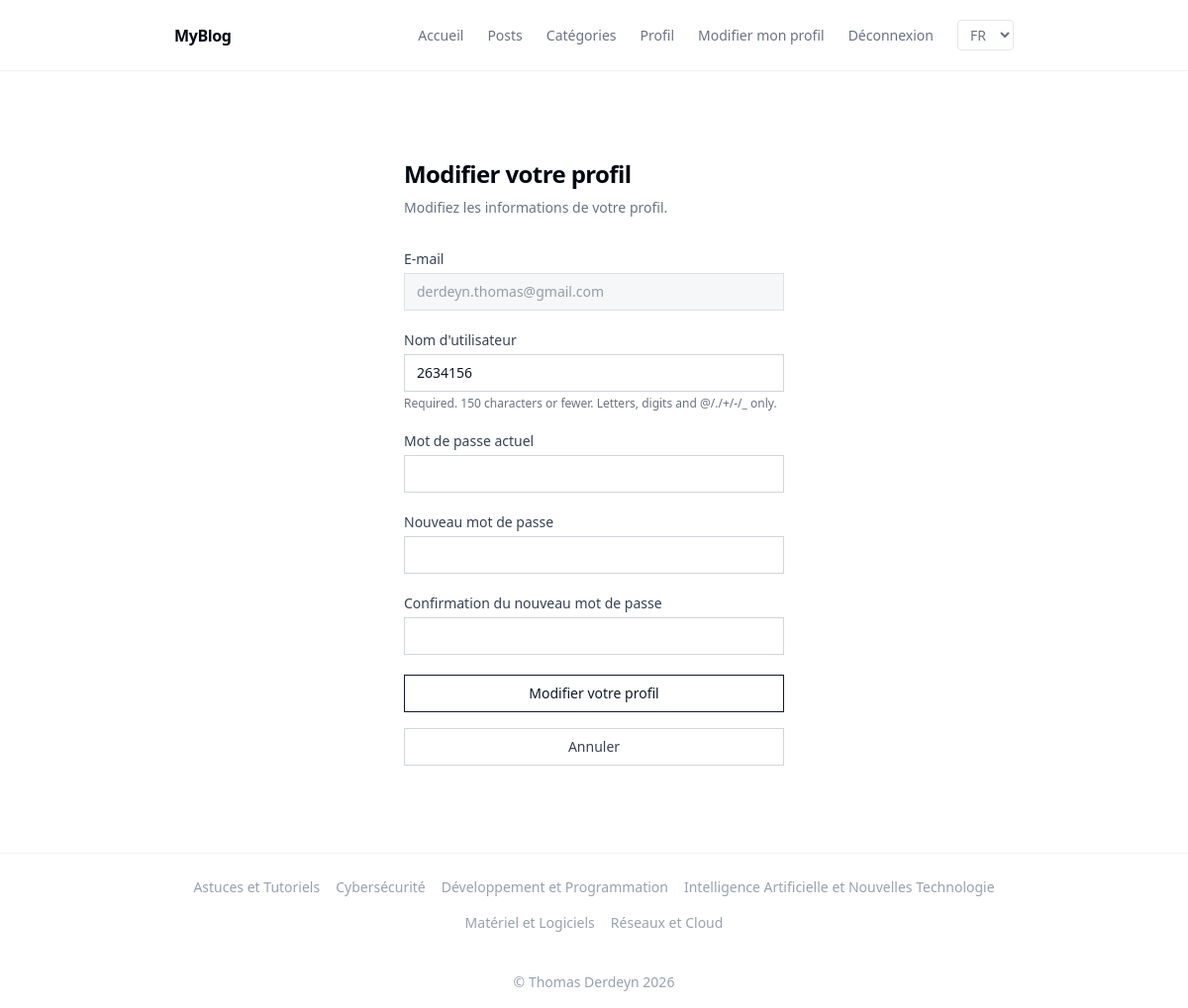
Page /fr/accounts/edit/ (signed in) on the committed database.
### blog_app/models.py (models this page shows, shortened)
class Category(models.Model):
  name = models.CharField(max_length=100, verbose_name="Nom")
  class Meta:
    ordering = ('name', )
    verbose_name = "catégorie"
    verbose_name_plural = "catégories"

### blog_app/views/user_views.py (the view, shortened to what this page needs)
# urls.py: path("accounts/edit/", views.EditUserProfileView.as_view(), name="edit_profile"),
class EditUserProfileView(LoginRequiredMixin, View):
    template_name = "blog_app/user/edit-profile.html"
    def get_user(self, request):
        return User.objects.get(pk=request.user.pk)
    def get(self, request):
        form = EditUserProfileForm(instance=self.get_user(request))
        return render(request, self.template_name, {"form": form})

### blog_app/forms.py (shortened to what this page needs)
class EditUserProfileForm(forms.ModelForm):
  old_password = forms.CharField(
    label=_("Mot de passe actuel"),
    widget=forms.PasswordInput(attrs={"class": INPUT_CLASS, "autocomplete": "current-password"}),
  )
  new_password1 = forms.CharField(
    label=_("Nouveau mot de passe"),
    required=False,
    widget=forms.PasswordInput(attrs={"class": INPUT_CLASS, "autocomplete": "new-password"}),
  )
  new_password2 = forms.CharField(
    label=_("Confirmation du nouveau mot de passe"),
    required=False,
    widget=forms.PasswordInput(attrs={"class": INPUT_CLASS, "autocomplete": "new-password"}),
  )
  class Meta:
    model = User
    fields = ["username"]
    labels = {"username": _("Nom d'utilisateur")}
    widgets = {
      "username": forms.TextInput(attrs={"class": INPUT_CLASS, "autocomplete": "username"}),
    }

### blog_app/context_processors.py (called while the page is built)
def categories_processor(request):
  return { "all_categories": Category.objects.all() }

### blog_app/templates/blog_app/user/edit-profile.html (shortened to what this page needs)
{% extends "base.html" %}
{% load static i18n %}
{% block content %}
<div class="max-w-sm mx-auto py-10">
    <div class="mb-8">
        <h1 class="text-2xl font-bold tracking-tight text-gray-950">{% trans "Modifier votre profil" %}</h1>
        <p class="mt-2 text-sm text-gray-500">
            {% trans "Modifiez les informations de votre profil." %}
        </p>
    </div>
    <form method="post" class="space-y-5">
        <div>
            <label for="email" class="block mb-1 text-sm text-gray-700">
                {% trans "E-mail" %}
            </label>
            <input type="email" id="email" value="{{ user.email }}" disabled
                class="w-full border border-gray-300 px-3 py-2 text-sm text-gray-900 disabled:bg-gray-100 disabled:text-gray-500 disabled:cursor-not-allowed disabled:opacity-70">
        </div>
        {% for field in form %}
        <div>
            <label for="{{ field.id_for_label }}" class="block mb-1 text-sm text-gray-700">
                {{ field.label }}
            </label>
            {{ field }}
            {% if field.help_text %}
            <div class="mt-1 text-xs text-gray-500">{{ field.help_text|safe }}</div>
            {% endif %}
        </div>
        {% endfor %}
        <input type="submit" value="{% trans 'Modifier votre profil' %}"
            class="w-full border border-gray-900 px-4 py-2 text-sm text-gray-900 hover:bg-gray-900 hover:text-white transition-colors cursor-pointer">
    </form>
    <div class="mt-4">
        <a href="{% url 'profile' %}"
            class="block w-full border border-gray-300 px-4 py-2 text-sm text-gray-700 text-center hover:bg-gray-100 transition-colors">
            {% trans "Annuler" %}
        </a>
    </div>
</div>
{% endblock %}

### templates/base.html (shortened to what this page needs)
{% load static i18n %}
{% get_current_language as LANGUAGE_CODE %}
{% get_available_languages as LANGUAGES %}
<!DOCTYPE html>
<html lang="{{ LANGUAGE_CODE }}">
<head>
  <link rel="stylesheet" href="https://cdnjs.cloudflare.com/ajax/libs/font-awesome/6.4.0/css/all.min.css" />
  <script src="https://cdn.jsdelivr.net/npm/@tailwindcss/browser@4"></script>
  <link rel="stylesheet" type="text/css" href="{% static 'css/styles.css' %}" />
</head>
<body class="bg-white text-gray-700 antialiased min-h-screen flex flex-col">
  <header class="border-b border-gray-100">
    <nav>
      <ul class="max-w-4xl mx-auto px-6 py-5 flex items-center justify-between">
        <a href="{% url 'index' %}" class="text-base font-semibold tracking-tight text-gray-950">
          MyBlog
        </a>
        <div class="flex items-center gap-6 text-sm font-medium text-gray-500">
          <li><a href="{% url 'index' %}" class="hover:text-gray-950 transition-colors">{% trans "Accueil" %}</a></li>
          <li><a href="{% url 'post_list' %}" class="hover:text-gray-950 transition-colors">{% trans "Posts" %}</a></li>
          <li><a href="{% url 'category_list' %}" class="hover:text-gray-950 transition-colors">{% trans "Catégories" %}</a></li>
          {% if user.is_authenticated %}
          <li><a href="{% url 'profile' %}" class="hover:text-gray-950 transition-colors">{% trans "Profil" %}</a></li>
          <li><a href="{% url 'edit_profile' %}" class="hover:text-gray-950 transition-colors">{% trans "Modifier mon profil" %}</a></li>
          <li class="nav-item">
            <form method="post" action="{% url 'logout' %}" class="space-y-5">
              <input type="submit" value="{% trans 'Déconnexion' %}" class="hover:text-gray-950 transition-colors cursor-pointer">
            </form>
          </li>
          {% else %}
          <li class="nav-item">
            <a class="nav-link" href="{% url 'login' %}">{% trans "Connexion" %}</a>
          </li>
          {% endif %}
          <li>
            <form action="{% url 'set_language' %}" method="post">
              <select name="language" onchange="this.form.submit()"
                class="border border-gray-200 rounded px-2 py-1 text-sm bg-white cursor-pointer"
                aria-label="{% trans 'Langue' %}">
                {% for code, nom in LANGUAGES %}
                <option value="{{ code }}" {% if code == LANGUAGE_CODE %}selected{% endif %}>
                  {{ code|upper }}
                </option>
                {% endfor %}
              </select>
            </form>
          </li>
        </div>
      </ul>
    </nav>
  </header>
  <main class="flex-1">
    <div class="max-w-4xl mx-auto px-6 py-12">
      {% block content %}
      {% endblock %}
    </div>
  </main>
  <footer class="border-t border-gray-100">
    <div class="max-w-4xl mx-auto px-6 py-6">
      <div class="flex flex-wrap justify-center gap-4 text-sm text-gray-400">
        {% for category in all_categories %}
        <a href="{% url 'category' pk=category.pk %}" class="transition-colors duration-200 hover:text-gray-900">
          {{ category.name }}
        </a>
        {% endfor %}
      </div>
    </div>
    <div class="max-w-4xl mx-auto px-6 py-4 text-center text-sm text-gray-400">
      <p>&copy; Thomas Derdeyn 2026</p>
    </div>
  </footer>
</body>
</html>

### rows in the picture
Category: name "Astuces et Tutoriels"
Category: name "Cybersécurité"
Category: name "Développement et Programmation"
Category: name "Intelligence Artificielle et Nouvelles Technologie"
Category: name "Matériel et Logiciels"
Category: name "Réseaux et Cloud"

### other values in the picture
{{ field.label }} "Nom d'utilisateur" "Mot de passe actuel" "Nouveau mot de passe" "Confirmation du nouveau mot de passe"
{{ field.help_text|safe }} "Required. 150 characters or fewer. Letters, digits and @/./+/-/_ only."
form field language "FR"
